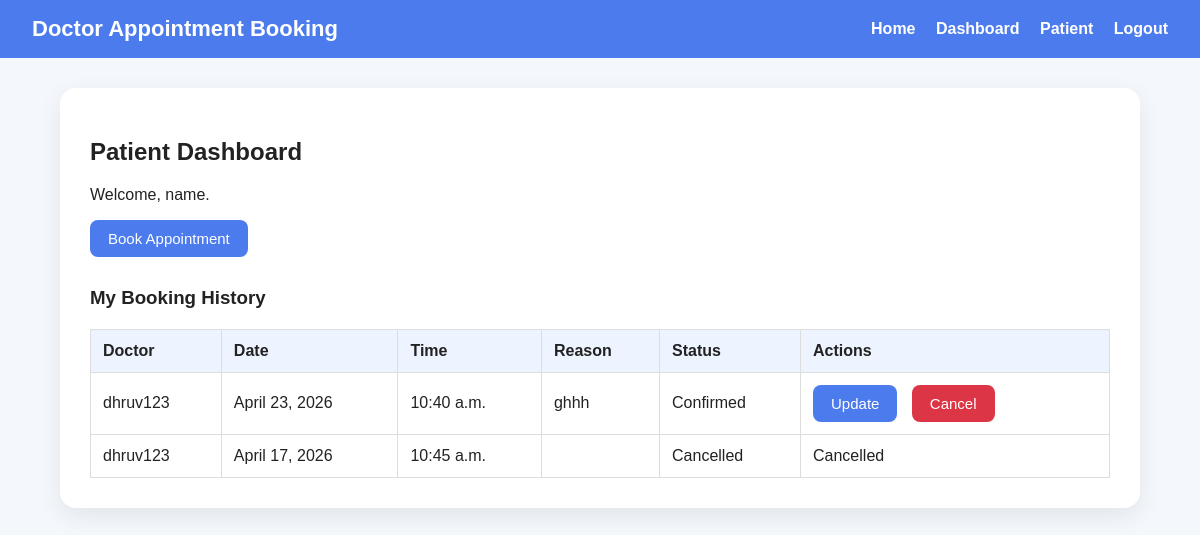
/patient/ (signed in), run on the app's committed database.
### core/models.py (models this page shows, shortened)
class Appointment(models.Model):
    STATUS_CHOICES = (
        ('Pending', 'Pending'),
        ('Confirmed', 'Confirmed'),
        ('Cancelled', 'Cancelled'),
    )
    patient = models.ForeignKey(
        User,
        on_delete=models.CASCADE,
        related_name='patient_appointments'
    )
    doctor = models.ForeignKey(
        User,
        on_delete=models.CASCADE,
        related_name='doctor_appointments'
    )
    appointment_date = models.DateField()
    appointment_time = models.TimeField()
    reason = models.TextField(blank=True)
    status = models.CharField(max_length=20, choices=STATUS_CHOICES, default='Pending')
    created_at = models.DateTimeField(auto_now_add=True)
    class Meta:
        ordering = ['-appointment_date', '-appointment_time']
        constraints = [
            models.UniqueConstraint(
                fields=['doctor', 'appointment_date', 'appointment_time'],
                name='unique_doctor_appointment_slot'
            )
        ]

### core/views.py (the view)
@login_required(login_url='login')
def patient_dashboard(request):
    profile = getattr(request.user, 'profile', None)
    if not profile or profile.role != 'patient':
        messages.error(request, 'Only patients can access this page.')
        return redirect('dashboard')
    appointments = Appointment.objects.filter(patient=request.user)
    context = {
        'appointments': appointments,
        'profile': profile,
    }
    return render(request, 'core/patient_dashboard.html', context)

### templates/core/patient_dashboard.html
{% extends 'base.html' %}
{% block content %}
<h2>Patient Dashboard</h2>
<p>Welcome, {{ request.user.username }}.</p>
<a href="{% url 'book_appointment' %}" class="btn">Book Appointment</a>
<h3 style="margin-top: 30px;">My Booking History</h3>
{% if appointments %}
<table>
    <thead>
        <tr>
            <th>Doctor</th>
            <th>Date</th>
            <th>Time</th>
            <th>Reason</th>
            <th>Status</th>
            <th>Actions</th>
        </tr>
    </thead>
    <tbody>
        {% for appointment in appointments %}
        <tr>
            <td>{{ appointment.doctor.username }}</td>
            <td>{{ appointment.appointment_date }}</td>
            <td>{{ appointment.appointment_time }}</td>
            <td>{{ appointment.reason }}</td>
            <td>{{ appointment.status }}</td>
            <td>
                {% if appointment.status != 'Cancelled' %}
                    <a href="{% url 'update_appointment' appointment.id %}" class="btn">Update</a>
                    <a href="{% url 'cancel_appointment' appointment.id %}" class="btn btn-danger">Cancel</a>
                {% else %}
                    Cancelled
                {% endif %}
            </td>
        </tr>
        {% endfor %}
    </tbody>
</table>
{% else %}
<p>No appointments found.</p>
{% endif %}
{% endblock %}

### templates/base.html (style rules this page uses)
* { box-sizing: border-box; }
body { margin: 0; font-family: Arial, sans-serif; background: #f4f8fc; color: #222; }
.btn { display: inline-block; background: #4b7bec; color: white; border: none; border-radius: 8px; padding: 10px 18px; text-decoration: none; cursor: pointer; font-size: 15px; margin-right: 10px; }
.btn-danger { background: #dc3545; }
table { width: 100%; border-collapse: collapse; margin-top: 20px; }
th, td { padding: 12px; border: 1px solid #ddd; text-align: left; }
th { background: #eef4ff; }

### data on the page
Appointment: doctor.username "dhruv123", appointment_date "April 23, 2026", appointment_time "10:40 a.m.", reason "ghhh", status "Confirmed", shows "Update"
Appointment: doctor.username "dhruv123", appointment_date "April 17, 2026", appointment_time "10:45 a.m.", status "Cancelled"

### other printed values
{{ request.user.username }} "name"
